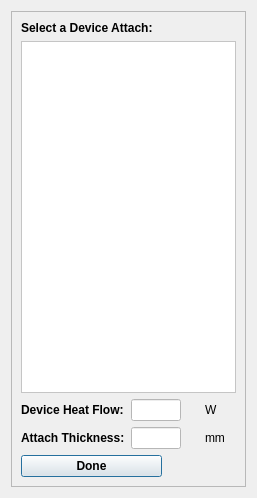
<?xml version="1.0" encoding="UTF-8"?>
<ui version="4.0">
 <class>setup_device</class>
 <widget class="QDialog" name="setup_device">
  <property name="geometry">
   <rect>
    <x>0</x>
    <y>0</y>
    <width>257</width>
    <height>498</height>
   </rect>
  </property>
  <property name="windowTitle">
   <string>Device Setup</string>
  </property>
  <layout class="QGridLayout" name="gridLayout">
   <item row="0" column="0">
    <widget class="QFrame" name="frame">
     <property name="frameShape">
      <enum>QFrame::StyledPanel</enum>
     </property>
     <property name="frameShadow">
      <enum>QFrame::Raised</enum>
     </property>
     <layout class="QGridLayout" name="gridLayout_2">
      <item row="0" column="0" colspan="3">
       <widget class="QLabel" name="lbl_dev_attach">
        <property name="font">
         <font>
          <weight>75</weight>
          <bold>true</bold>
         </font>
        </property>
        <property name="text">
         <string>Select a Device Attach:</string>
        </property>
       </widget>
      </item>
      <item row="1" column="0" colspan="4">
       <widget class="QListView" name="lst_devices_att">
        <property name="enabled">
         <bool>false</bool>
        </property>
        <property name="maximumSize">
         <size>
          <width>16777215</width>
          <height>1000</height>
         </size>
        </property>
        <property name="palette">
         <palette>
          <active>
           <colorrole role="Button">
            <brush brushstyle="SolidPattern">
             <color alpha="255">
              <red>255</red>
              <green>255</green>
              <blue>255</blue>
             </color>
            </brush>
           </colorrole>
           <colorrole role="Base">
            <brush brushstyle="SolidPattern">
             <color alpha="255">
              <red>255</red>
              <green>255</green>
              <blue>255</blue>
             </color>
            </brush>
           </colorrole>
           <colorrole role="Window">
            <brush brushstyle="SolidPattern">
             <color alpha="255">
              <red>255</red>
              <green>255</green>
              <blue>255</blue>
             </color>
            </brush>
           </colorrole>
          </active>
          <inactive>
           <colorrole role="Button">
            <brush brushstyle="SolidPattern">
             <color alpha="255">
              <red>255</red>
              <green>255</green>
              <blue>255</blue>
             </color>
            </brush>
           </colorrole>
           <colorrole role="Base">
            <brush brushstyle="SolidPattern">
             <color alpha="255">
              <red>255</red>
              <green>255</green>
              <blue>255</blue>
             </color>
            </brush>
           </colorrole>
           <colorrole role="Window">
            <brush brushstyle="SolidPattern">
             <color alpha="255">
              <red>255</red>
              <green>255</green>
              <blue>255</blue>
             </color>
            </brush>
           </colorrole>
          </inactive>
          <disabled>
           <colorrole role="Button">
            <brush brushstyle="SolidPattern">
             <color alpha="255">
              <red>255</red>
              <green>255</green>
              <blue>255</blue>
             </color>
            </brush>
           </colorrole>
           <colorrole role="Base">
            <brush brushstyle="SolidPattern">
             <color alpha="255">
              <red>255</red>
              <green>255</green>
              <blue>255</blue>
             </color>
            </brush>
           </colorrole>
           <colorrole role="Window">
            <brush brushstyle="SolidPattern">
             <color alpha="255">
              <red>255</red>
              <green>255</green>
              <blue>255</blue>
             </color>
            </brush>
           </colorrole>
          </disabled>
         </palette>
        </property>
        <property name="styleSheet">
         <string notr="true">background-color: rgb(255, 255, 255);</string>
        </property>
       </widget>
      </item>
      <item row="2" column="0">
       <widget class="QLabel" name="label_46">
        <property name="font">
         <font>
          <weight>75</weight>
          <bold>true</bold>
         </font>
        </property>
        <property name="text">
         <string>Device Heat Flow:</string>
        </property>
        <property name="buddy">
         <cstring>txt_device_heat_flow</cstring>
        </property>
       </widget>
      </item>
      <item row="2" column="1" colspan="2">
       <widget class="QLineEdit" name="txt_device_heat_flow">
        <property name="enabled">
         <bool>false</bool>
        </property>
        <property name="maximumSize">
         <size>
          <width>50</width>
          <height>16777215</height>
         </size>
        </property>
        <property name="palette">
         <palette>
          <active>
           <colorrole role="Button">
            <brush brushstyle="SolidPattern">
             <color alpha="255">
              <red>255</red>
              <green>255</green>
              <blue>255</blue>
             </color>
            </brush>
           </colorrole>
           <colorrole role="Base">
            <brush brushstyle="SolidPattern">
             <color alpha="255">
              <red>255</red>
              <green>255</green>
              <blue>255</blue>
             </color>
            </brush>
           </colorrole>
           <colorrole role="Window">
            <brush brushstyle="SolidPattern">
             <color alpha="255">
              <red>255</red>
              <green>255</green>
              <blue>255</blue>
             </color>
            </brush>
           </colorrole>
          </active>
          <inactive>
           <colorrole role="Button">
            <brush brushstyle="SolidPattern">
             <color alpha="255">
              <red>255</red>
              <green>255</green>
              <blue>255</blue>
             </color>
            </brush>
           </colorrole>
           <colorrole role="Base">
            <brush brushstyle="SolidPattern">
             <color alpha="255">
              <red>255</red>
              <green>255</green>
              <blue>255</blue>
             </color>
            </brush>
           </colorrole>
           <colorrole role="Window">
            <brush brushstyle="SolidPattern">
             <color alpha="255">
              <red>255</red>
              <green>255</green>
              <blue>255</blue>
             </color>
            </brush>
           </colorrole>
          </inactive>
          <disabled>
           <colorrole role="Button">
            <brush brushstyle="SolidPattern">
             <color alpha="255">
              <red>255</red>
              <green>255</green>
              <blue>255</blue>
             </color>
            </brush>
           </colorrole>
           <colorrole role="Base">
            <brush brushstyle="SolidPattern">
             <color alpha="255">
              <red>255</red>
              <green>255</green>
              <blue>255</blue>
             </color>
            </brush>
           </colorrole>
           <colorrole role="Window">
            <brush brushstyle="SolidPattern">
             <color alpha="255">
              <red>255</red>
              <green>255</green>
              <blue>255</blue>
             </color>
            </brush>
           </colorrole>
          </disabled>
         </palette>
        </property>
        <property name="styleSheet">
         <string notr="true">background-color: rgb(255, 255, 255);</string>
        </property>
       </widget>
      </item>
      <item row="2" column="3">
       <widget class="QLabel" name="label_47">
        <property name="text">
         <string>W</string>
        </property>
       </widget>
      </item>
      <item row="3" column="0">
       <widget class="QLabel" name="label_20">
        <property name="font">
         <font>
          <weight>75</weight>
          <bold>true</bold>
         </font>
        </property>
        <property name="text">
         <string>Attach Thickness:</string>
        </property>
        <property name="buddy">
         <cstring>txt_devAttchThickness</cstring>
        </property>
       </widget>
      </item>
      <item row="3" column="1" colspan="2">
       <widget class="QLineEdit" name="txt_devAttchThickness">
        <property name="enabled">
         <bool>false</bool>
        </property>
        <property name="maximumSize">
         <size>
          <width>50</width>
          <height>16777215</height>
         </size>
        </property>
        <property name="palette">
         <palette>
          <active>
           <colorrole role="Button">
            <brush brushstyle="SolidPattern">
             <color alpha="255">
              <red>255</red>
              <green>255</green>
              <blue>255</blue>
             </color>
            </brush>
           </colorrole>
           <colorrole role="Base">
            <brush brushstyle="SolidPattern">
             <color alpha="255">
              <red>255</red>
              <green>255</green>
              <blue>255</blue>
             </color>
            </brush>
           </colorrole>
           <colorrole role="Window">
            <brush brushstyle="SolidPattern">
             <color alpha="255">
              <red>255</red>
              <green>255</green>
              <blue>255</blue>
             </color>
            </brush>
           </colorrole>
          </active>
          <inactive>
           <colorrole role="Button">
            <brush brushstyle="SolidPattern">
             <color alpha="255">
              <red>255</red>
              <green>255</green>
              <blue>255</blue>
             </color>
            </brush>
           </colorrole>
           <colorrole role="Base">
            <brush brushstyle="SolidPattern">
             <color alpha="255">
              <red>255</red>
              <green>255</green>
              <blue>255</blue>
             </color>
            </brush>
           </colorrole>
           <colorrole role="Window">
            <brush brushstyle="SolidPattern">
             <color alpha="255">
              <red>255</red>
              <green>255</green>
              <blue>255</blue>
             </color>
            </brush>
           </colorrole>
          </inactive>
          <disabled>
           <colorrole role="Button">
            <brush brushstyle="SolidPattern">
             <color alpha="255">
              <red>255</red>
              <green>255</green>
              <blue>255</blue>
             </color>
            </brush>
           </colorrole>
           <colorrole role="Base">
            <brush brushstyle="SolidPattern">
             <color alpha="255">
              <red>255</red>
              <green>255</green>
              <blue>255</blue>
             </color>
            </brush>
           </colorrole>
           <colorrole role="Window">
            <brush brushstyle="SolidPattern">
             <color alpha="255">
              <red>255</red>
              <green>255</green>
              <blue>255</blue>
             </color>
            </brush>
           </colorrole>
          </disabled>
         </palette>
        </property>
        <property name="styleSheet">
         <string notr="true">background-color: rgb(255, 255, 255);</string>
        </property>
       </widget>
      </item>
      <item row="3" column="3">
       <widget class="QLabel" name="label_21">
        <property name="text">
         <string>mm</string>
        </property>
       </widget>
      </item>
      <item row="4" column="0" colspan="2">
       <widget class="QPushButton" name="btn_update_dev_setup">
        <property name="font">
         <font>
          <weight>75</weight>
          <bold>true</bold>
         </font>
        </property>
        <property name="text">
         <string>Done</string>
        </property>
       </widget>
      </item>
      <item row="4" column="2" colspan="2">
       <spacer name="horizontalSpacer">
        <property name="orientation">
         <enum>Qt::Horizontal</enum>
        </property>
        <property name="sizeHint" stdset="0">
         <size>
          <width>82</width>
          <height>20</height>
         </size>
        </property>
       </spacer>
      </item>
     </layout>
    </widget>
   </item>
  </layout>
 </widget>
 <resources/>
 <connections/>
</ui>
